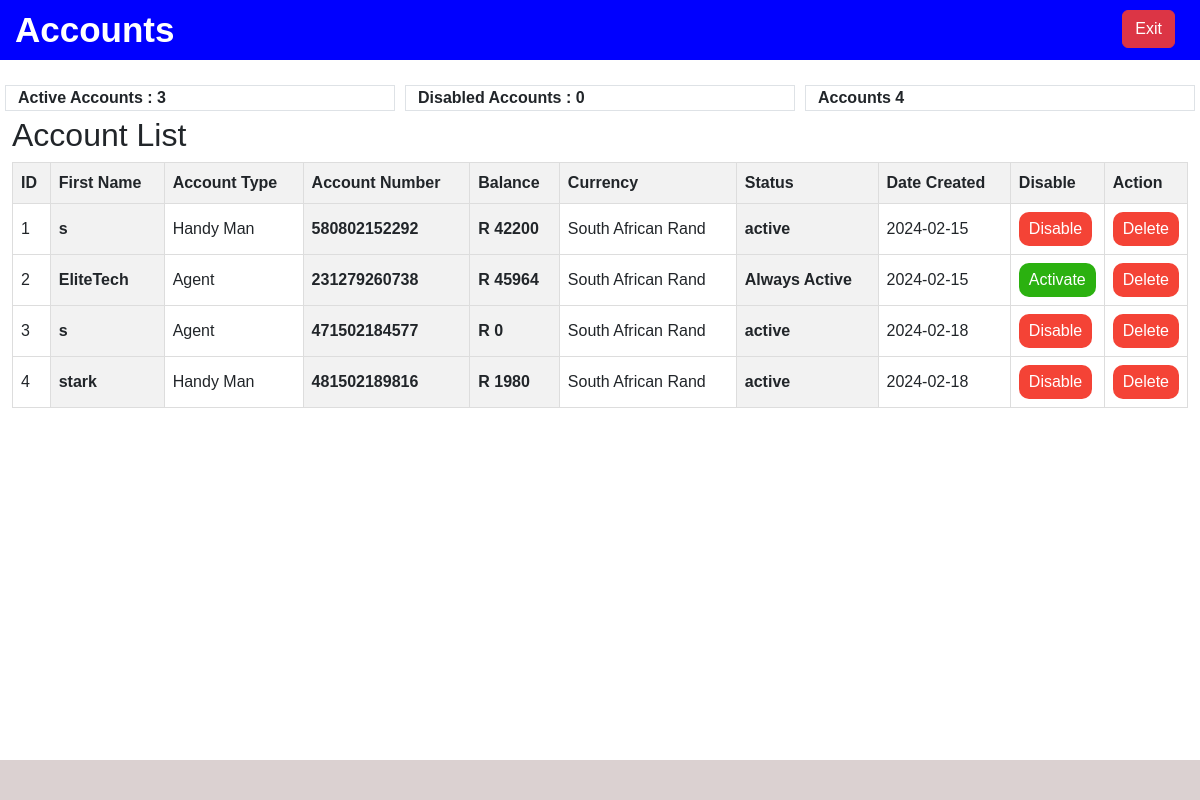
The app's page /root_accounts (signed in), older data.
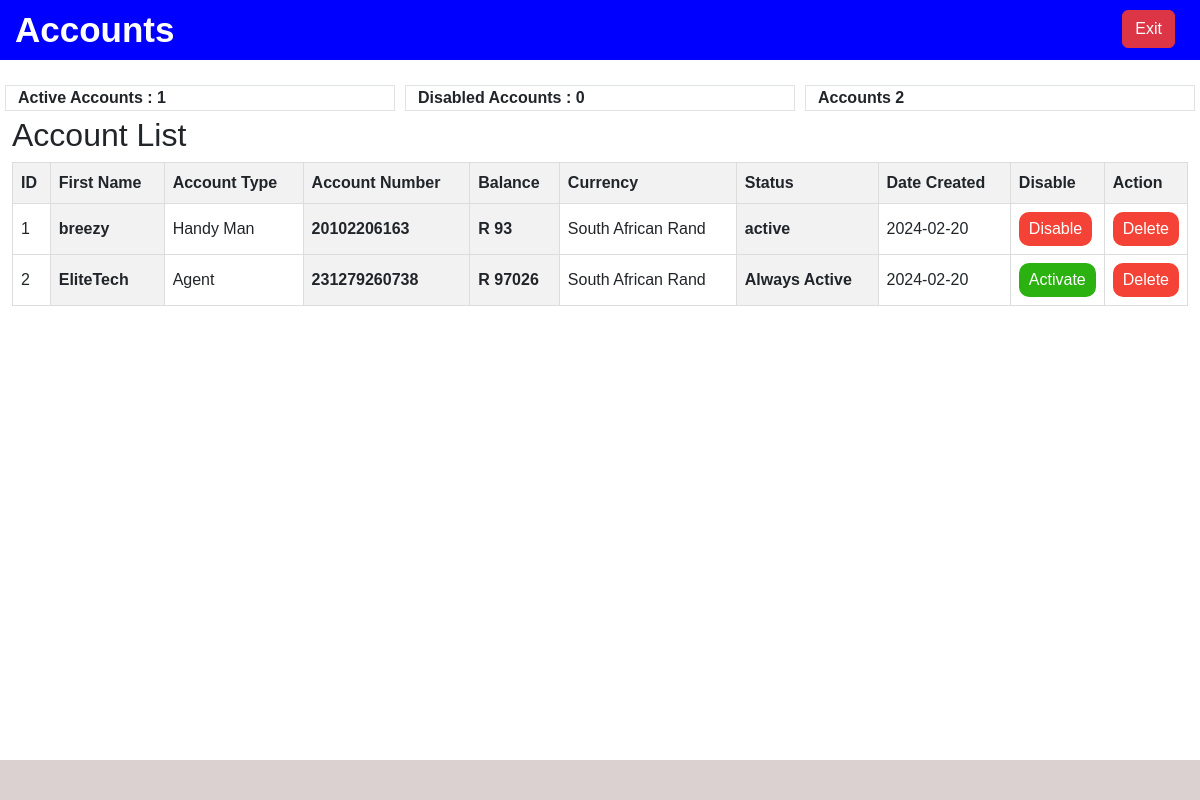
The same page, newer data.
### app_models/accounts.py (models this page shows, shortened)
class Accounts(db.Model):
    id = db.Column(db.Integer, primary_key=True)
    account_name = db.Column(db.String(50))
    account_type = db.Column(db.String(50))
    account_number = db.Column(db.Integer)
    currency = db.Column(db.String(100))
    currency_symbol = db.Column(db.String(5))
    previous_balance = db.Column(db.Integer)
    account_balance = db.Column(db.Integer)
    account_pin = db.Column(db.String(50))
    account_status = db.Column(db.String(50))
    creation_date = db.Column(db.Date)
    creation_time = db.Column(db.Time)
    user_id = db.Column(db.ForeignKey("user.id"), nullable=False)

### app.py (the view)
@app.route("/root_accounts", methods=['GET','POST'])
@login_required
def root_accounts():
    page_name = 'Accounts'
    if current_user.role != 'Agent' and current_user.user_name != 'EliteTechRoot':
        flash('Access Denied')
        return redirect('/')
    accounts = Accounts.query.all()
    active_accounts = (
        Accounts.query.filter(or_(
            Accounts.account_status == 'active',
        )).count()
    )
    disabled_accounts = (
        Accounts.query.filter(or_(
            Accounts.account_status == 'disabled',
        )).count()
    )
    account_count = Accounts.query.count()
    url = '/root_accounts'
    return render_template('admin/root_accounts.html',page_name=page_name,
                           accounts=accounts,
                           account_count=account_count,
                           active_accounts=active_accounts,
                           disabled_accounts=disabled_accounts,
                           url=url,
                           )

### app.py (called while the page is built)
@login_manager.user_loader
def load_user(user_id):
    return User.query.get(int(user_id))

### templates/admin/root_accounts.html (shortened to what this page needs)
{% extends 'layouts/root.html' %}
{% block content %}
<div class="row count">
    <div class="col border">Active Accounts : {{active_accounts}}</div>
    <div class="col border">Disabled Accounts : {{disabled_accounts}} </div>
    <div class="col border">Accounts {{account_count}} </div>
</div>
<h2>Account List</h2>
<table>
    <thead>
        <tr>
            <th>ID</th>
            <th>First Name</th>
            <th>Account Type</th>
            <th>Account Number</th>
            <th>Balance</th>
            <th>Currency</th>
            <th>Status</th>
            <th>Date Created</th>
            <th class="sm">Disable</th>
            <th class="sm">Action</th>
        </tr>
    </thead>
    <tbody>
        {% for account in accounts %}
        <tr>
            <td>{{ account.id }}</td>
            <th>{{ account.account_name }}</th>
            <td>{{ account.account_type }}</td>
            <th>{{ account.account_number }}</th>
            <th> {{account.currency_symbol}} {{ account.account_balance }}</th>
            <td>{{ account.currency }}</td>
            <th>{{ account.account_status}}</th>
            <td>{{ account.creation_date }}</td>
            <td>
                {% if account.account_status == 'active' %}
                <form method="post" action="{{url_for('disable_funds_account', account_id=account.id) }}">
                    <button type="submit" class="delete-button">Disable</button>
                </form>
                {% elif account.account_status != 'active' %}
                <form method="POST" action="{{url_for('activate_funds_account', account_id=account.id) }}">
                    <button type="submit" class="activate-button">Activate</button>
                </form>
                {% elif account.account_status == 'Always Active' %}
                <form method="POST" action="{{url_for('activate_funds_account', account_id=account.id) }}">
                    <input type="hidden" name="_method" value="UPDATE">
                    <button disabled type="submit" class="activate-button">Activate</button>
                </form>
                {% endif %}
            </td>
            <td>
                <form method="POST" action="{{ url_for('delete_account', account_id=account.id) }}">
                    <button type="submit" class="delete-button">Delete</button>
                </form>
            </td>
        </tr>
        {% endfor %}
    </tbody>
</table>
</div>
{% endblock %}

### templates/layouts/root.html (shortened to what this page needs)
<!DOCTYPE html>
<html lang="en">
<head>
    <link rel="stylesheet" href="/static/bootsrap/css/bootstrap.min.css">
    <link rel="stylesheet" href="/static/custom/css/style.css">
</head>
<body>
    <div class="header">
        <label for="logo" class="logo"> {{ page_name }} </label>
        <ul>
            {% if page_name == 'ROOT ADMIN' %}
            <li><a class="btn btn-primary" href="/root_accounts">Accounts</a></li>
            <li><a class="btn btn-danger" href="/menu">Exit</a></li>
            {% elif page_name == 'Accounts' %}
            <li><a class="btn btn-danger" href="/root_admin">Exit</a></li>
            {% else %}
            <li><a class="btn btn-danger" href="/profile">Exit</a></li>
            {% endif %}
        </ul>
    </div>
    <div class="container-fluid">
        {% block content %}{% endblock %}
    <br>
        <footer >
                            <div class="p">
                            </div>
        </footer>
</body>
</html>

### static/custom/css/style.css (style rules this page uses)
* { padding: 0; margin: 0; }
.header { background-color: blue; color: white; }
body { font-family: Arial, sans-serif; margin: 0; padding: 0; }
label.logo { color: white; text-transform: capitalize; font-size: 35px; line-height: 60px; padding: 0 15px; font-weight: bold; }
footer { background-color: #dbd1d1; color: #060202; text-align: center; padding: 10px; position: fixed; bottom: 0; width: 100%; z-index: 100; transition-duration: 0.5s; }
.header { background-color: blue; height: 60px; z-index: 100; position: fixed; top: 0; left: 0; right: 0; }
ul { float: right; margin-top: 10px; margin-right: 20px; }
ul li { display: inline-block; line-height: 30px; margin: 0 5px; }
a { color: rgb(232, 227, 227); padding: 5px 7px; border-radius: 20px; font-weight: bolder; background-color: rgb(3, 3, 174); text-decoration: none; transition-duration: 0.2s; }
.p { height: 20px; padding: 5px; }
.border { border: 1px solid black; }
.count { margin-top: 80px; font-weight: bolder; text-transform: capitalize; }

### templates/admin/root_accounts.html (style rules this page uses)
table { border-collapse: collapse; width: 100%; }
th, td { border: 1px solid #ddd; padding: 8px; text-align: left; }
th { background-color: #f2f2f2; }
.activate-button { background-color: #2bb110; border-radius: 10px; color: white; border: none; padding: 5px 10px; cursor: pointer; }
.delete-button { background-color: #f44336; border-radius: 10px; color: white; border: none; padding: 5px 10px; cursor: pointer; }
.sm { width: 40px; }
.count { margin-top: 80px; font-weight: bolder; }
.border { border: 1px solid black; margin: 5px; }

Row changes from the older to the newer data that the page shows:
removed Accounts: id "3", account_name "s", account_type "Agent", account_number "471502184577", currency_symbol "R", account_balance "0", currency "South African Rand", account_status "active", creation_date "2024-02-18"
removed Accounts: id "4", account_name "stark", account_type "Handy Man", account_number "481502189816", currency_symbol "R", account_balance "1980", currency "South African Rand", account_status "active", creation_date "2024-02-18"
changed Accounts "Handy Man": account_name "s" → "breezy"; account_number "580802152292" → "20102206163"; account_balance "42200" → "93"; creation_date "2024-02-15" → "2024-02-20"
changed Accounts "EliteTech": account_balance "45964" → "97026"; creation_date "2024-02-15" → "2024-02-20"
Text that changed along with them:
{{ active_accounts }}: "3" → "1"
{{ account_count }}: "4" → "2"
